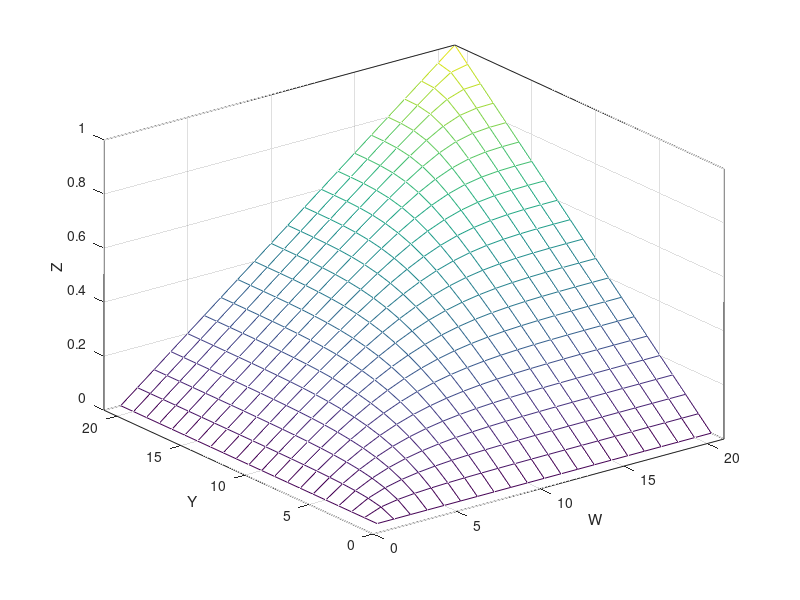

This figure's MATLAB source:
%% Clear variables and close windows
clear all
close all
clc

%% set input
N = 21;
v = 0:0.05:1;
u = v;
theta = 3;

[uu vv] = meshgrid(u,v);

f = exp( -( (-log(uu)).^theta + (-log(vv)).^theta ).^(1/theta) );

%% plot
mesh(f)
box on
xlim([0,21])
ylim([0,21])
xlabel('W')
ylabel('Y')
zlabel('Z')
